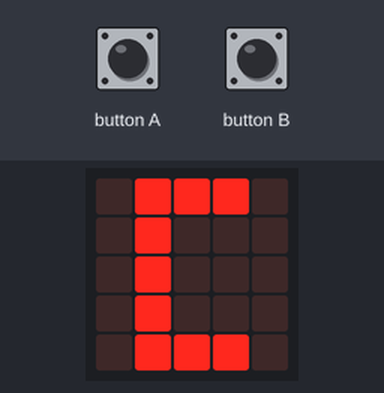
Simulated run of this program. Board: BBC micro:bit running MicroPython. Shown: the board's 5×5 LED display. Inputs (shaded band) come from the test bench. Random numbers come from a fixed seed; the interpreter's speed is modelled, so counts of loop turns are approximate.

Above: at 5.0 s.
5.1 s: button A pressed for 1.55 s
At 9.4 s:
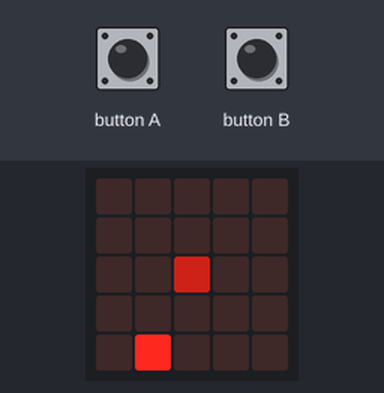
10.5 s: button B pressed for 1.55 s
At 13.7 s:
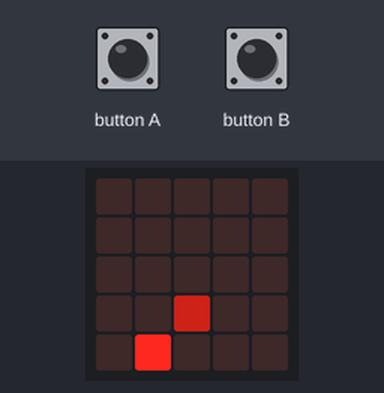
14.0 s: button A pressed for 1.55 s
At 16.6 s:
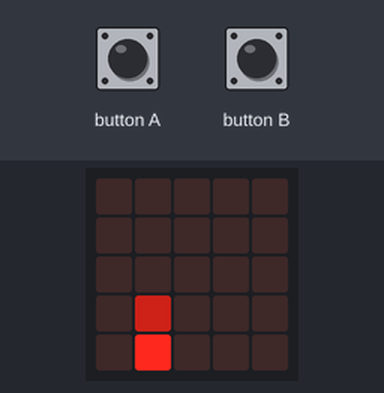
17.5 s: button B pressed for 3.2 s
At 21.6 s:
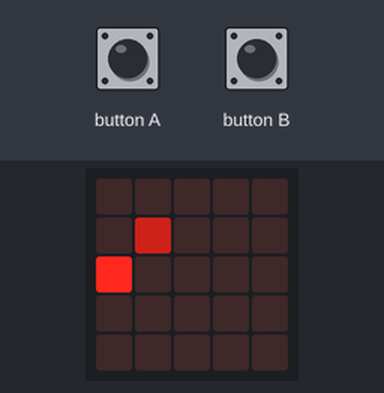
22.2 s: button A pressed for 3.2 s
At 26.4 s:
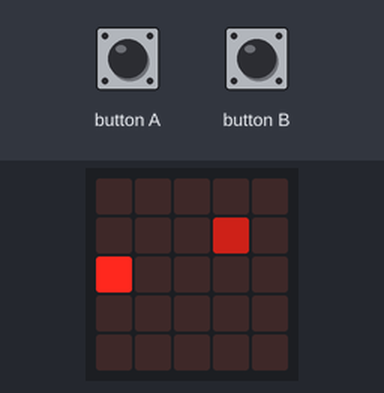
26.9 s: button B pressed for 1.55 s
At 30.0 s:
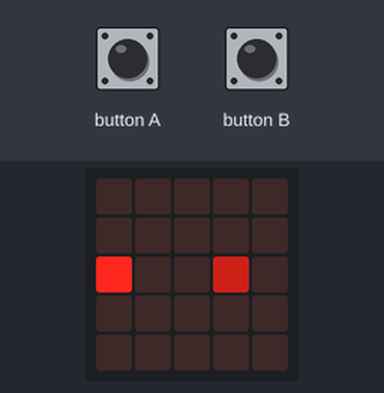
Timing chart, 0 to 31.5 s (numbered marks = the images above; inputs shaded):
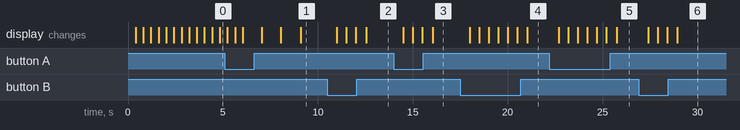

Measured:
- after the input at 10.5 s, the display: first changes after 0.50 s (image 2 shows a later state)
- after the input at 14.0 s, the display: first changes after 0.50 s (image 3 shows a later state)
- after the input at 17.5 s, the display: first changes after 0.50 s (image 4 shows a later state)
- after the input at 22.2 s, the display: first changes after 0.50 s (image 5 shows a later state)

The program:

main.py
```python
from microbit import *
from random import randint
from time import sleep as tsleep

class GameData:
	def __init__(self, _fruitEx, _fruitLoc, _snakeLocs, _butA_stat, _butB_stat):
		self.fruitExists = _fruitEx
		self.fruitLocation = _fruitLoc
		self.snakeLocations = _snakeLocs
		self.leftButton = _butA_stat
		self.rightButton = _butB_stat

	def clearGame(self):
		self.fruitExists = False
		self.fruitLocation = ["F", "F"]
		self.snakeLocations = [[0,0,0,0,0],[0,0,0,0,0],[0,0,0,0,0],[0,0,0,0,0],[0,0,0,0,0]]
		self.leftButton = "<"
		self.rightButton = "^"

# Creating the snake class
class Snake:
	def __init__(self, _sn, _sbody, _sPoints):
		self.name = _sn
		self.snakeBody = _sbody
		self.points = _sPoints
	def clearSnake(self):
		self.name = "Mr.Snake"
		self.snakeBody = [[2, 2]]
		self.points = 0


# Creating the snake and game objects
gameData = GameData(False, ["F", "F"], [[0,0,0,0,0],[0,0,0,0,0],[0,0,0,0,0],[0,0,0,0,0],[0,0,0,0,0]], "<", "^")
snake = Snake("Mr.Snake", [[2, 2]], 0)


def main():
	aptS = True
	# asking people to start game
	while aptS:
		display.show("[a]")
		if button_a.is_pressed():
			aptS = False
	# clearing the display
	display.clear()
	# starting a countdown to let people know when the game is starting
	cd = 3
	while cd > 0:
		display.show(str(cd))
		tsleep(1)
		cd -= 1
		display.clear()

	# creating a reference time point to
	# be able to end the game after 20seconds of playing
	t_end = running_time() + 30000
	while True:
		if running_time() >= t_end:
			break

		# firstly, setting the head at center via the game grid
		i = 0
		while i < len(snake.snakeBody):
			# the first element of the body array is the head
			display.set_pixel(snake.snakeBody[i][0], snake.snakeBody[i][1], 4)
			i += 1
		# checking if a fruit exists, if it doesnt, rendering one
		if not(gameData.fruitExists):
			createNewFruit()

		# MOVING RELATED FUNCTIONS
		if button_a.is_pressed():
			tsleep(0.5)
			moveSnakeF("horizontal")
		if button_b.is_pressed():
			tsleep(0.5)
			moveSnakeF("vertical")


	# once the 20seconds are over, clearing the screen and ending the game
	display.clear()
	wfNG = True
	# making a simple load animation
	for x in range(5):
		tsleep(0.2)
		display.set_pixel(2, x, 9)
	# showing the people their game score and telling them how to restart
	while wfNG:
		display.show(str(snake.points ))
		if button_a.is_pressed():
			# ressetting the game for a fresh one
			wfNG = False
			gameData.clearGame()
			snake.clearSnake()
			# starting a new game
			main()


def moveSnakeF(movingOrientation):
	for i in range(len(snake.snakeBody)):
		# checking for horizontal input
		if movingOrientation == "horizontal":
			# some algorithm to initialise the
			# player inputs + game state to movements
			if snake.snakeBody[i][0] < 4:
				reRenderScreen(snake.snakeBody[i])
				snake.snakeBody[i][0] += 1
			else:
				reRenderScreen(snake.snakeBody[i])
				snake.snakeBody[i][0] = 0
		elif movingOrientation == "vertical":
			if snake.snakeBody[i][1] > 0:
				reRenderScreen(snake.snakeBody[i])
				snake.snakeBody[i][1] -= 1
			else:
				reRenderScreen(snake.snakeBody[i])
				snake.snakeBody[i][1] = 4


# re rendering the screen after each update for making it fresh
def reRenderScreen(clearLoc):
	# clearing the old user state from the game state array
	gameData.snakeLocations[clearLoc[0]][clearLoc[1]] = 0
	# iterating thru the snake to be able to edit all its elements
	for i in range(len(snake.snakeBody)):
		gameData.snakeLocations[snake.snakeBody[i][0]][snake.snakeBody[i][1]] = 1
	# clearing the old location of the snake
	display.set_pixel(clearLoc[0], clearLoc[1], 0)
	# checking if the old location was the same location as
	# the game data fruit location, if it was, giving the player +1 points and
	# turning fruitExists to false so a new one can be generated
	if clearLoc == gameData.fruitLocation:
		snake.points += 1
		gameData.fruitExists = False


# creating a fruit, whenever called
def createNewFruit():
	readyToCreate = False
	while not(readyToCreate):
		# generating a randdom number
		rn1 = randint(0, 4)
		rn2 = randint(0, 4)
		# making sure the fruit isnt spawning where the snake is
		if (gameData.snakeLocations[rn1][rn2] != 1):
			# setting the fruit data
			readyToCreate = True
			display.set_pixel(rn1, rn2, 9)
			gameData.fruitLocation = [rn1, rn2]
			gameData.fruitExists = True


# main call
main()
```
